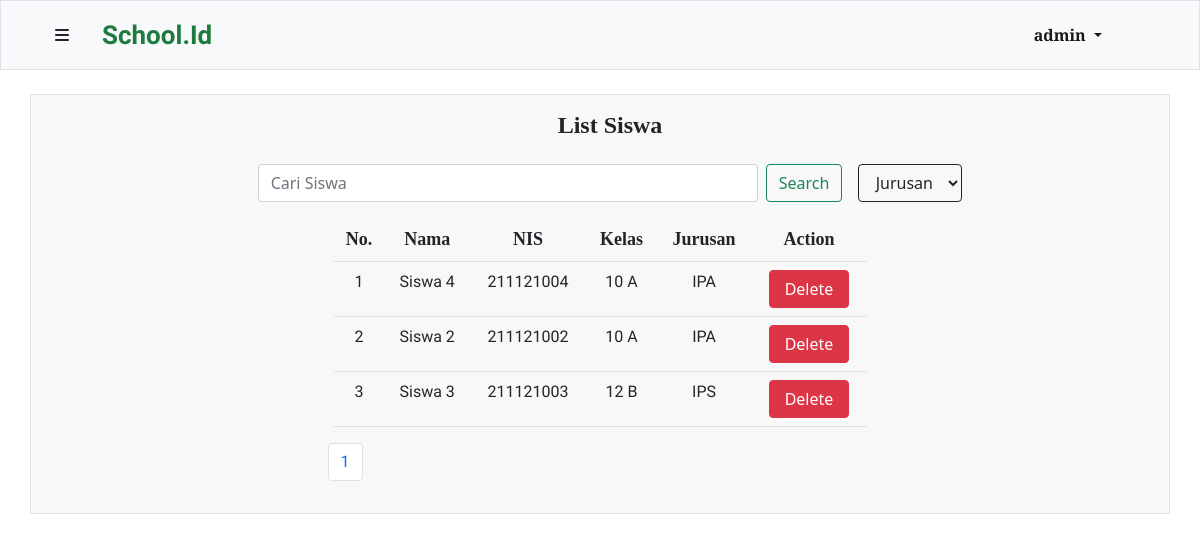
The page /php/siswa.php (signed in) on the database as committed earlier.
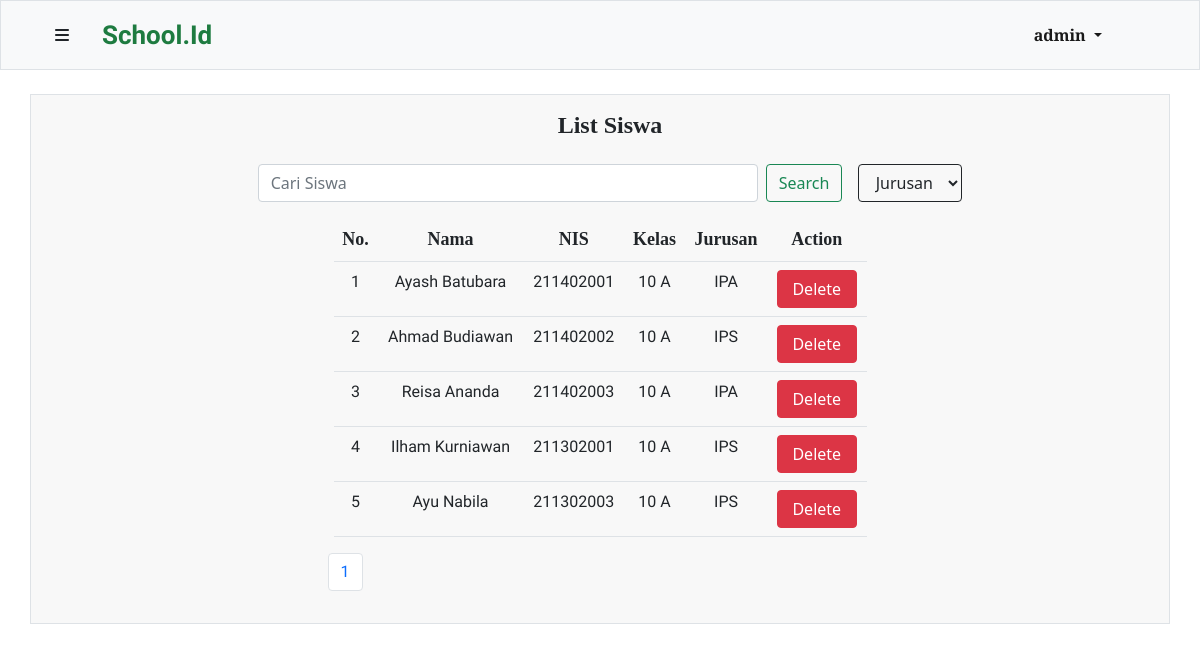
The same page on the database as committed later.
### tables this page shows
CREATE TABLE `siswa` (
  `id` int(10) UNSIGNED NOT NULL,
  `nama_siswa` varchar(200) NOT NULL,
  `NIS` char(9) NOT NULL,
  `kelas_id` int(10) UNSIGNED NOT NULL,
  `user_id` int(10) UNSIGNED NOT NULL
);

CREATE TABLE `kelas` (
  `id` int(10) UNSIGNED NOT NULL,
  `nama_kelas` varchar(12) NOT NULL,
  `jurusan` enum('IPA','IPS') DEFAULT NULL,
  `wali_kelas` int(10) UNSIGNED DEFAULT NULL
);

### php/function.php (called while the page is built, shortened)
<?php
$connection = mysqli_connect("localhost","root","","tubes");
function show($query) {
    global $connection;
    $box = [];
    $result = mysqli_query($connection, $query);
    while($row = mysqli_fetch_assoc($result)) {
        $box[] = $row;
    }
    return $box;
}
?>

### php/siswa.php (the view, shortened to what this page needs)
<?php
require 'function.php';
$totalData = count(show("SELECT siswa.id as id, siswa.nama_siswa as nama, siswa.NIS as nis, kelas.nama_kelas as kelas, kelas.jurusan as jurusan FROM siswa JOIN kelas ON siswa.kelas_id = kelas.id ")) ;
$dataPerhalaman = 5;
$jumlahHalaman = ceil($totalData/$dataPerhalaman);
if (isset($_GET["page"])) {
    $halamanAktif = $_GET["page"];
} else {
    $halamanAktif = 1;
}
$dataAwal = ($halamanAktif * $dataPerhalaman) - $dataPerhalaman;
$siswa = show("SELECT siswa.id as id, siswa.nama_siswa as nama, siswa.NIS as nis, kelas.nama_kelas as kelas, kelas.jurusan as jurusan FROM siswa JOIN kelas ON siswa.kelas_id = kelas.id LIMIT $dataAwal, $dataPerhalaman ");
$i = $dataAwal + 1;
?>
<!DOCTYPE html>
<html lang="en">
<head>
    <link href="https://cdn.jsdelivr.net/npm/bootstrap@5.1.3/dist/css/bootstrap.min.css" rel="stylesheet">
    <link rel="stylesheet" href="style/navbar.css">
    <link rel="stylesheet" href="style/template.css">
</head>
<body>
   <?php include 'navbar.php' ?>
    <div class="container my-4 px-4 py-3 table-data border">
        <div class="table-title">
          <h4>List Siswa</h4>
        </div>
        <form class="d-flex search my-3 mx-auto" method="POST">
          <input class="form-control me-2" type="search" placeholder="Cari Siswa" aria-label="Search" name="keyword" autocomplete="off">
          <button class="btn btn-outline-success" type="submit" name="find">Search</button>
          <select class="btn ms-3 btn-outline-dark" name="filter" id="">
            <option value="">Jurusan</option>
          </select>
        </form>
        <div class="container-fluid mt-3">
          <table class="mx-auto table">
            <tr class="thead">
              <td class="table-header">No. </td>
              <td class="table-header">Nama</td>
              <td class="table-header">NIS</td>
              <td class="table-header">Kelas</td>
              <td class="table-header">Jurusan</td>
                <?php if(isset($_SESSION["admin"])) : ?>
                    <td class="table-header">Action</td>
                <?php endif ; ?>
            </tr>
            <?php foreach($siswa as $ssw) : ?>
                <tr class="tbody">
                    <td class="table-body"><?=$i?></td>
                    <td class="table-body"><?=$ssw["nama"] ?></td>
                    <td class="table-body"><?=$ssw["nis"]?></td>
                    <td class="table-body"><?=$ssw["kelas"]?></td>
                    <td class="table-body"><?=$ssw["jurusan"]?></td>
                     <?php if(isset($_SESSION["admin"])) : ?>
                      <td>
                  <button type="button" class="btn btn-danger" data-bs-toggle="modal" data-bs-target="#delete<?=$ssw["id"]?>">
                    Delete
                  </button>
                </td>
                    <?php endif; ?>
                </tr>
            <?php $i++ ?>
            <?php endforeach ; ?>
          </table>
        </div>
        <?php include 'pagination.php' ?>
    </div>
</body>
</html>

### php/pagination.php (shortened to what this page needs)
<div class="my-3">
    <nav aria-label="Page navigation example" class="mx-auto new-pagination">
    <ul class="pagination">
        <?php for($j=1; $j <= $jumlahHalaman; $j++) : ?>
        <?php if($j == $halamanAktif) : ?>
                  <li class="page-item"><a class="page-link" href="?page=<?=$j?>"><?=$j?></a></li>
        <?php else : ?>
                  <li class="page-item"><a class="page-link text-dark" href="?page=<?=$j?>"><?=$j?></a></li>
        <?php endif ; ?>
        <?php endfor ; ?>
    </ul>
    </nav>
</div>

Rows that differ between the two databases and show on the page:
removed siswa: nama_siswa "Siswa 4", NIS "211121004", kelas.nama_kelas "10 A", kelas.jurusan "IPA"
removed siswa: nama_siswa "Siswa 2", NIS "211121002", kelas.nama_kelas "10 A", kelas.jurusan "IPA"
removed siswa: nama_siswa "Siswa 3", NIS "211121003", kelas.nama_kelas "12 B", kelas.jurusan "IPS"
added siswa: nama_siswa "Ayash Batubara", NIS "211402001", kelas.nama_kelas "10 A", kelas.jurusan "IPA"
added siswa: nama_siswa "Ahmad Budiawan", NIS "211402002", kelas.nama_kelas "10 A", kelas.jurusan "IPS"
added siswa: nama_siswa "Reisa Ananda", NIS "211402003", kelas.nama_kelas "10 A", kelas.jurusan "IPA"
added siswa: nama_siswa "Ilham Kurniawan", NIS "211302001", kelas.nama_kelas "10 A", kelas.jurusan "IPS"
added siswa: nama_siswa "Ayu Nabila", NIS "211302003", kelas.nama_kelas "10 A", kelas.jurusan "IPS"
